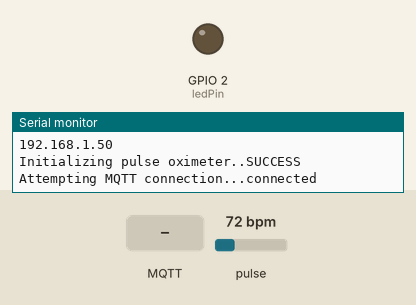
Recording of a sketch running on a simulated ESP32. Shown: output pins drawn as LEDs (lit = HIGH), the last lines printed to the serial monitor. The inputs (shaded band) are chosen by the test bench; at power-on: pulse 72 bpm. WiFi joins after 1.5 s; servers stay silent unless stated; random numbers use the default seed unless the sketch sets one; no MQTT or app messages arrive unless stated.

Above: at 2.7 s.
2.8 s: MQTT message "on" arrives on the first subscribed topic
At 3.8 s:
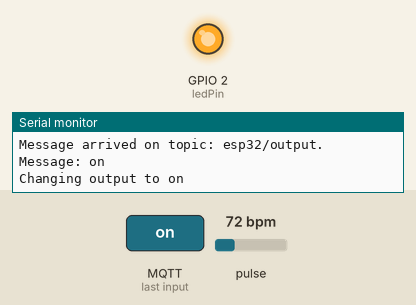
5.8 s: MQTT message "off" arrives on the first subscribed topic
At 7.2 s:
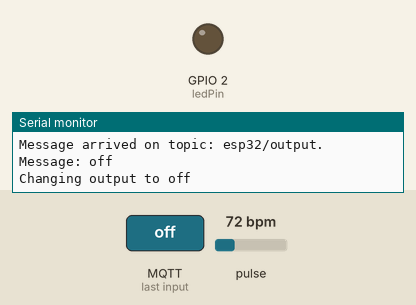
Timing chart, 0 to 8.8 s (numbered marks = the images above; inputs shaded):
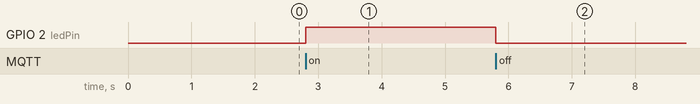

Measured:
- after the input at 2.8 s, GPIO 2 (ledPin): LOW → HIGH at once
- after the input at 5.8 s, GPIO 2 (ledPin): HIGH → LOW at once

The sketch:

mqtt.ino
```cpp
#include <WiFi.h>
#include <PubSubClient.h>

//sensor
#include <Wire.h>
#include "MAX30100_PulseOximeter.h"

#define ledPin 2

// mqtt
const char* ssid = "project14";
const char* password = "project14";
const char* mqtt_server = "10.42.0.1";

WiFiClient espClient;
PubSubClient client(espClient);
long lastMsg = 0;
char msg[50];
int value = 0;

//sensor
#define REPORTING_PERIOD_MS     1000
PulseOximeter pox;
uint32_t tsLastReport = 0;
float heart_rate=0;
float spo2=0;

// sensor detected
void onBeatDetected()
{
    Serial.println("Beat!");
}

void setup() {
  Serial.begin(115200);
  setup_wifi();
  client.setServer(mqtt_server, 1883);
  client.setCallback(callback);
  pinMode(ledPin, OUTPUT);

  //sensor
      Serial.print("Initializing pulse oximeter..");
    if (!pox.begin()) {
        Serial.println("FAILED");
        for(;;);
    } else {
        Serial.println("SUCCESS");
    }
   pox.setOnBeatDetectedCallback(onBeatDetected);
}

void setup_wifi() {
  delay(10);
  // We start by connecting to a WiFi network
  Serial.println();
  Serial.print("Connecting to ");
  Serial.println(ssid);

  WiFi.begin(ssid, password);

  while (WiFi.status() != WL_CONNECTED) {
    delay(500);
    Serial.print(".");
  }

  Serial.println("");
  Serial.println("WiFi connected");
  Serial.println("IP address: ");
  Serial.println(WiFi.localIP());
}

void callback(char* topic, byte* message, unsigned int length) {
  Serial.print("Message arrived on topic: ");
  Serial.print(topic);
  Serial.print(". Message: ");
  String messageTemp;

  for (int i = 0; i < length; i++) {
    Serial.print((char)message[i]);
    messageTemp += (char)message[i];
  }
  Serial.println();

  // Feel free to add more if statements to control more GPIOs with MQTT

  // If a message is received on the topic esp32/output, you check if the message is either "on" or "off".
  // Changes the output state according to the message
  if (String(topic) == "esp32/output") {
    Serial.print("Changing output to ");
    if(messageTemp == "on"){
      Serial.println("on");
      digitalWrite(ledPin, HIGH);
    }
    else if(messageTemp == "off"){
      Serial.println("off");
      digitalWrite(ledPin, LOW);
    }
  }
}

void reconnect() {
  // Loop until we're reconnected
  while (!client.connected()) {
    Serial.print("Attempting MQTT connection...");
    // Attempt to connect
    if (client.connect("ESP8266Client")) {
      Serial.println("connected");
      // Subscribe
      client.subscribe("esp32/output");
    } else {
      Serial.print("failed, rc=");
      Serial.print(client.state());
      Serial.println(" try again in 5 seconds");
      // Wait 5 seconds before retrying
      delay(5000);
    }
  }
}
void loop() {
  if (!client.connected()) {
    reconnect();
  }
  client.loop();

  long now = millis();
  if (now - lastMsg > 5000) {
    lastMsg = now;

    // sensor
 pox.update();

    // Asynchronously dump heart rate and oxidation levels to the serial
    // For both, a value of 0 means "invalid"
    if (millis() - tsLastReport > REPORTING_PERIOD_MS) {
        Serial.print("Heart rate:");
        heart_rate=pox.getHeartRate();
        Serial.print(heart_rate);
       Serial.print("bpm / SpO2:");
       spo2=pox.getSpO2();
        Serial.print(spo2);
        Serial.println("%");
 tsLastReport = millis();
}


    // Convert the value to a char array
    char rate[8];
    dtostrf(heart_rate, 1, 2, rate);
    Serial.print("heart_rate send to mqtt: ");
    Serial.println(rate);
    char spo22[8];
    dtostrf(spo2, 1, 2, spo22);
    Serial.print("spo2 sen to mqtt: ");
    Serial.println(spo2);


    float randomz=random()%100;
    Serial.print("random_num to mqtt: ");
      char randomzz[8];
     dtostrf(randomz, 1, 2, randomzz);
    Serial.println(randomz);

    //mqtt
    client.publish("project_14/heart_rate", rate);
    client.publish("project_14/spo2", spo22);
        client.publish("project_14/random_num", randomzz);

  }
}
```
